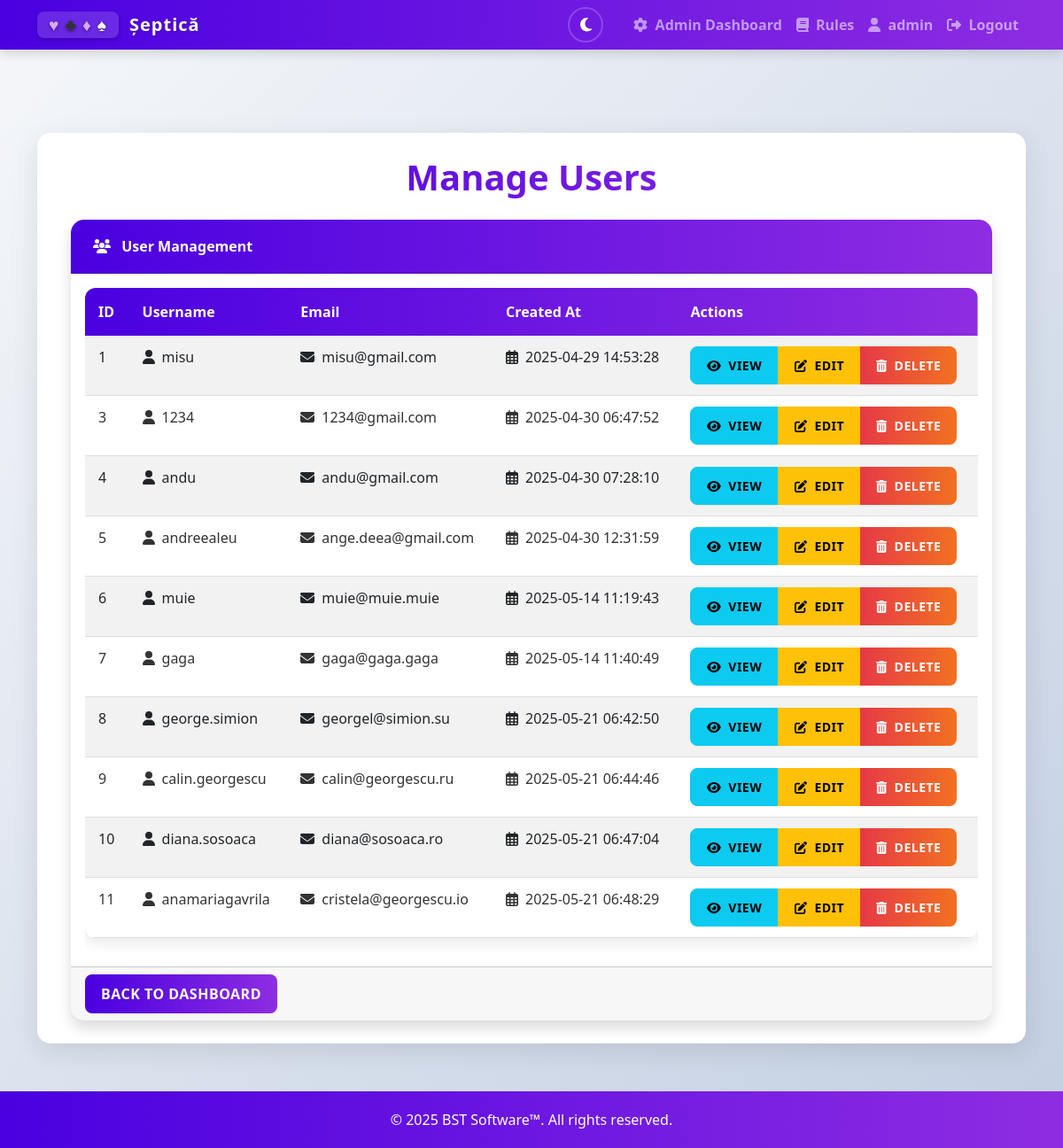
The app's page /admin/users (signed in), older data.
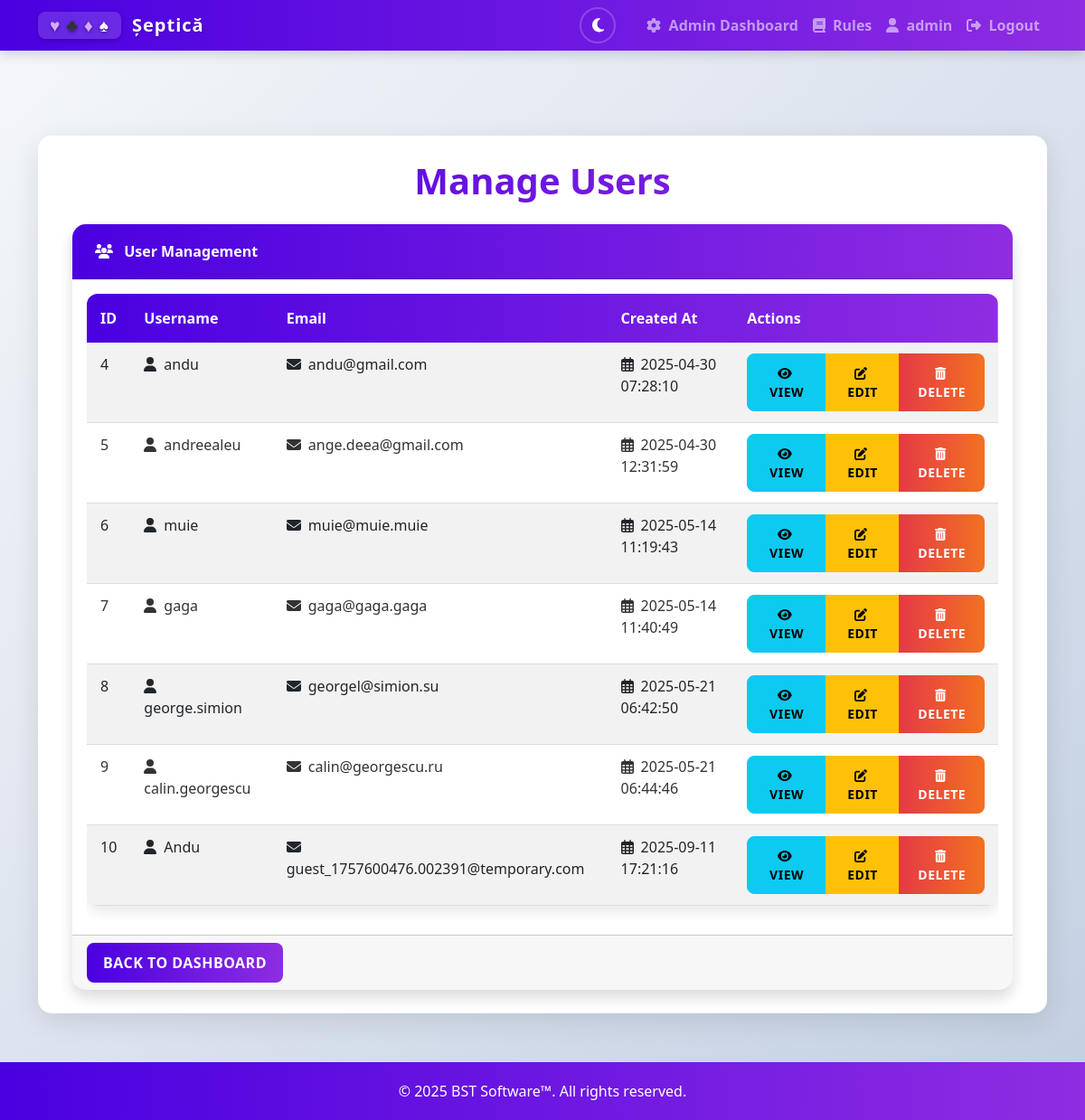
The same page, newer data.
### app.py (models this page shows, shortened)
class User(db.Model, UserMixin):
    id = db.Column(db.Integer, primary_key=True)
    username = db.Column(db.String(80), unique=True, nullable=False)
    email = db.Column(db.String(120), unique=True, nullable=False)
    password = db.Column(db.String(200), nullable=False)
    created_at = db.Column(db.DateTime, default=datetime.utcnow)
    is_admin = db.Column(db.Boolean, default=False)
    lobby_players = db.relationship('LobbyPlayer', back_populates='user', cascade='all, delete-orphan')

### app.py (the view)
@application.route('/admin/users')
def admin_users():
    if not session.get('is_admin', False):
        flash('You do not have permission to access this page!', 'error')
        return redirect(url_for('lobbies'))
    try:
        users = User.query.filter(User.is_admin == False).all()
        return render_template('admin_users.html', users=users)
    except Exception as e:
        logger.error(f"Error accessing admin users page: {e}")
        flash('An error occurred while retrieving users.', 'error')
        return redirect(url_for('admin_dashboard'))

### app.py (called while the page is built)
@login_manager.user_loader
def load_user(user_id):
    return User.query.get(int(user_id))

### templates/admin_users.html (shortened to what this page needs)
{% extends "base.html" %}
{% block content %}
<div class="container animate-fade-in">
    <h1 class="page-title text-center mb-4">Manage Users</h1>
    <div class="card shadow">
        <div class="card-header">
            <i class="fas fa-users me-2"></i> User Management
        </div>
        <div class="card-body">
            {% if users %}
                <div class="table-responsive">
                    <table class="table table-striped table-hover">
                        <thead>
                            <tr>
                                <th>ID</th>
                                <th>Username</th>
                                <th>Email</th>
                                <th>Created At</th>
                                <th>Actions</th>
                            </tr>
                        </thead>
                        <tbody>
                            {% for user in users %}
                            <tr>
                                <td>{{ user.id }}</td>
                                <td><i class="fas fa-user me-2"></i>{{ user.username }}</td>
                                <td><i class="fas fa-envelope me-2"></i>{{ user.email }}</td>
                                <td><i class="far fa-calendar-alt me-2"></i>{{ user.created_at.strftime('%Y-%m-%d %H:%M:%S') }}</td>
                                <td>
                                    <div class="btn-group" role="group">
                                        <a href="{{ url_for('admin_user_details', user_id=user.id) }}"
                                           class="btn btn-sm btn-info">
                                           <i class="fas fa-eye me-1"></i> View
                                        </a>
                                        <a href="{{ url_for('admin_edit_user', user_id=user.id) }}"
                                           class="btn btn-sm btn-warning">
                                           <i class="fas fa-edit me-1"></i> Edit
                                        </a>
                                        <button type="button" class="btn btn-sm btn-danger"
                                                onclick="showDeleteConfirm({{ user.id }}, '{{ user.username }}')">
                                            <i class="fas fa-trash-alt me-1"></i> Delete
                                        </button>
                                    </div>
                                </td>
                            </tr>
                            {% endfor %}
                        </tbody>
                    </table>
                </div>
            {% else %}
                <div class="alert alert-info">
                    No users found in the database.
                </div>
            {% endif %}
        </div>
        <div class="card-footer">
            <a href="{{ url_for('admin_dashboard') }}" class="btn btn-primary">Back to Dashboard</a>
        </div>
    </div>
</div>
{% endblock %}

### templates/base.html (shortened to what this page needs)
<!DOCTYPE html>
<html lang="en">
<head>
    <link rel="stylesheet" href="https://cdn.jsdelivr.net/npm/bootstrap@5.2.3/dist/css/bootstrap.min.css">
    <link rel="stylesheet" href="https://cdnjs.cloudflare.com/ajax/libs/font-awesome/6.4.0/css/all.min.css">
    <link rel="stylesheet" href="{{ url_for('static', filename='css/style.css') }}">
    <link rel="stylesheet" href="{{ url_for('static', filename='css/admin-dark.css') }}">
</head>
<body class="d-flex flex-column min-vh-100">
    <div class="animated-bg">
    </div>
    <nav class="navbar navbar-expand-lg navbar-dark fixed-top">
        <div class="container">            <a class="navbar-brand" href="{{ url_for('index') }}">
                <span class="card-suit-logo">
                    <span class="card-symbol heart-purple">♥</span>
                    <span class="card-symbol club-black">♣</span>
                    <span class="card-symbol diamond-purple">♦</span>
                    <span class="card-symbol spade-black">♠</span>
                </span>
                Șeptică
            </a>
            <div class="collapse navbar-collapse" id="navbarNav">
                <ul class="navbar-nav ms-auto">
                    <li class="nav-item me-3">
                        <button id="theme-toggle" class="btn btn-sm theme-toggle-btn" aria-label="Toggle dark mode">
                            <i class="fas fa-moon"></i>
                        </button>
                    </li>
                    {% if 'username' in session %}
                        {% if session.get('is_admin', False) %}
                        <li class="nav-item">
                            <a class="nav-link" href="{{ url_for('admin_dashboard') }}">
                                <i class="fas fa-cog me-1"></i> Admin Dashboard
                            </a>
                        </li>
                        {% endif %}
                        <li class="nav-item">
                            <a class="nav-link" href="{{ url_for('rules') }}">
                                <i class="fas fa-book me-1"></i> Rules
                            </a>
                        </li>
                        <li class="nav-item">
                            {% if session.get('is_guest', False) %}
                            <span class="nav-link disabled text-muted">
                                <i class="fas fa-user-ninja me-1"></i> {{ session['username'] }}
                                <small class="badge bg-secondary ms-1">Guest</small>
                            </span>
                            {% else %}
                            <a class="nav-link" href="{{ url_for('statistics') }}">
                                <i class="fas fa-user me-1"></i> {{ session['username'] }}
                            </a>
                            {% endif %}
                        </li>
                        <li class="nav-item">
                            <a class="nav-link" href="{{ url_for('logout') }}">
                                <i class="fas fa-sign-out-alt me-1"></i> Logout
                            </a>
                        </li>
                    {% endif %}
                </ul>
            </div>
        </div>
    </nav>
    <div class="container my-4 navbar-padding">
        <div class="page-container">
            {% block content %}{% endblock %}
        </div>
    </div>
    <footer class="footer mt-auto py-3">
        <div class="container text-center">
            <span>&copy; 2025 BST Software™. All rights reserved.</span>
        </div>
    </footer>
</body>
</html>

### static/css/style.css (style rules this page uses)
:root { --primary-color: #4a00e0; --primary-color-rgb: 74, 0, 224; --secondary-color: #8e2de2; --secondary-color-rgb: 142, 45, 226; --accent-color: #ff6b6b; --light-accent: #ffb347; --success-color: #02c39a; --danger-color: #e63946; --warning-color: #f9c74f; --light-bg: #f0f2f5; --card-color: #ffffff; --text-color: #333333; --text-light: #6c757d; --body-bg: linear-gradient(135deg, #f5f7fa 0%, #c3cfe2 100%); --navbar-bg: linear-gradient(90deg, var(--primary-color), var(--secondary-color)); --footer-bg: rgba(255, 255, 255, 0.9); --footer-text: #6c757d; --input-bg: #fff; --input-border: #ced4da; --hearts: #e74c3c; --diamonds: #e67e22; --clubs: #2c3e50; --spades: #34495e; --card-border: #ddd; --card-shadow: rgba(0, 0, 0, 0.1); }
html { background: var(--body-bg); }
body { background: var(--body-bg); font-family: 'Segoe UI', Tahoma, Geneva, Verdana, sans-serif; color: var(--text-color); transition: background 0.3s ease, color 0.3s ease; padding-top: 56px; }
.navbar { background: var(--navbar-bg) !important; box-shadow: 0 4px 12px rgba(0, 0, 0, 0.15); z-index: 1030; }
.navbar-padding { padding-top: 70px; }
.navbar-brand { font-weight: 700; letter-spacing: 1px; text-shadow: 1px 1px 2px rgba(0, 0, 0, 0.2); display: flex; align-items: center; }
.card-suit-logo { display: inline-flex; align-items: center; margin-right: 12px; background: rgba(255, 255, 255, 0.15); padding: 5px 10px; border-radius: 8px; box-shadow: 0 2px 5px rgba(0, 0, 0, 0.2); transition: all 0.3s ease; }
.card-suit-logo .card-symbol { font-size: 1.2rem; font-weight: bold; margin: 0 3px; animation: pulse 4s infinite; animation-delay: calc(var(--i) * 0.7s); line-height: 1; text-shadow: 0 1px 3px rgba(0, 0, 0, 0.3); filter: drop-shadow(0 1px 2px rgba(0, 0, 0, 0.2)); }
.card-suit-logo .heart-purple { color: #d6a9ff; --i: 0; }
.card-suit-logo .club-black { color: var(--text-color); --i: 2; }
.card-suit-logo .diamond-purple { color: #d6a9ff; --i: 3; }
.nav-link { font-weight: 600; transition: all 0.3s; }
.card { border: none; border-radius: 15px; overflow: hidden; transition: transform 0.3s, box-shadow 0.3s; background: var(--card-color); box-shadow: 0 5px 15px rgba(0, 0, 0, 0.08); }
.card-header { padding: 18px 25px; background: linear-gradient(90deg, var(--primary-color), var(--secondary-color)); color: white; font-weight: 600; }
.btn { border-radius: 8px; padding: 10px 18px; font-weight: 600; transition: all 0.3s; text-transform: uppercase; letter-spacing: 0.5px; }
.btn-primary { background: linear-gradient(90deg, var(--primary-color), var(--secondary-color)); border: none; }
.btn-danger { background: linear-gradient(90deg, var(--danger-color), #f27121); border: none; }
table.table { border-radius: 12px; overflow: hidden; box-shadow: 0 5px 15px var(--card-shadow); border-collapse: separate; border-spacing: 0; background-color: var(--card-color); color: var(--text-color); transition: all 0.3s ease; }
thead { background: linear-gradient(90deg, var(--primary-color), var(--secondary-color)); color: white; }
th { padding: 15px !important; font-weight: 600; border: none !important; }
td { padding: 12px 15px !important; border-color: var(--card-border) !important; }
tbody tr { transition: all 0.2s; }
.footer { background: var(--navbar-bg) !important; color: white !important; padding: 20px 0 !important; font-weight: 500; transition: background 0.3s ease; }
.page-container { background-color: var(--card-color); border-radius: 15px; padding: 25px; box-shadow: 0 8px 30px var(--card-shadow); backdrop-filter: blur(10px); margin-bottom: 30px; transition: background-color 0.3s ease, box-shadow 0.3s ease; border: 1px solid transparent; }
.page-title { background: linear-gradient(90deg, var(--primary-color), var(--secondary-color)); background-clip: text; -webkit-background-clip: text; -webkit-text-fill-color: transparent; font-weight: 700; margin-bottom: 20px; }
.animate-fade-in { animation: fadeIn 0.5s ease-out forwards; }
.animated-bg { position: fixed; top: 0; left: 0; width: 100%; height: 100%; z-index: -1; overflow: hidden; }
.theme-toggle-btn { background-color: transparent; color: white; border: 2px solid rgba(255, 255, 255, 0.2); width: 40px; height: 40px; border-radius: 50%; display: flex; align-items: center; justify-content: center; font-size: 1.1rem; transition: all 0.3s ease; padding: 0; margin-right: 10px; }
.theme-toggle-btn .fa-moon { display: inline-block; color: white; }

Row changes from the older to the newer data that the page shows:
removed User: id "1", username "misu", email "misu@gmail.com", created_at "2025-04-29 14:53:28"
removed User: id "3", username "1234", email "1234@gmail.com", created_at "2025-04-30 06:47:52"
removed User: id "11", username "anamariagavrila", email "cristela@georgescu.io", created_at "2025-05-21 06:48:29"
changed User id 10: username "diana.sosoaca" → "Andu"; email "diana@sosoaca.ro" → "guest_1757600476.002391@temporary.com"; created_at "2025-05-21 06:47:04" → "2025-09-11 17:21:16"
